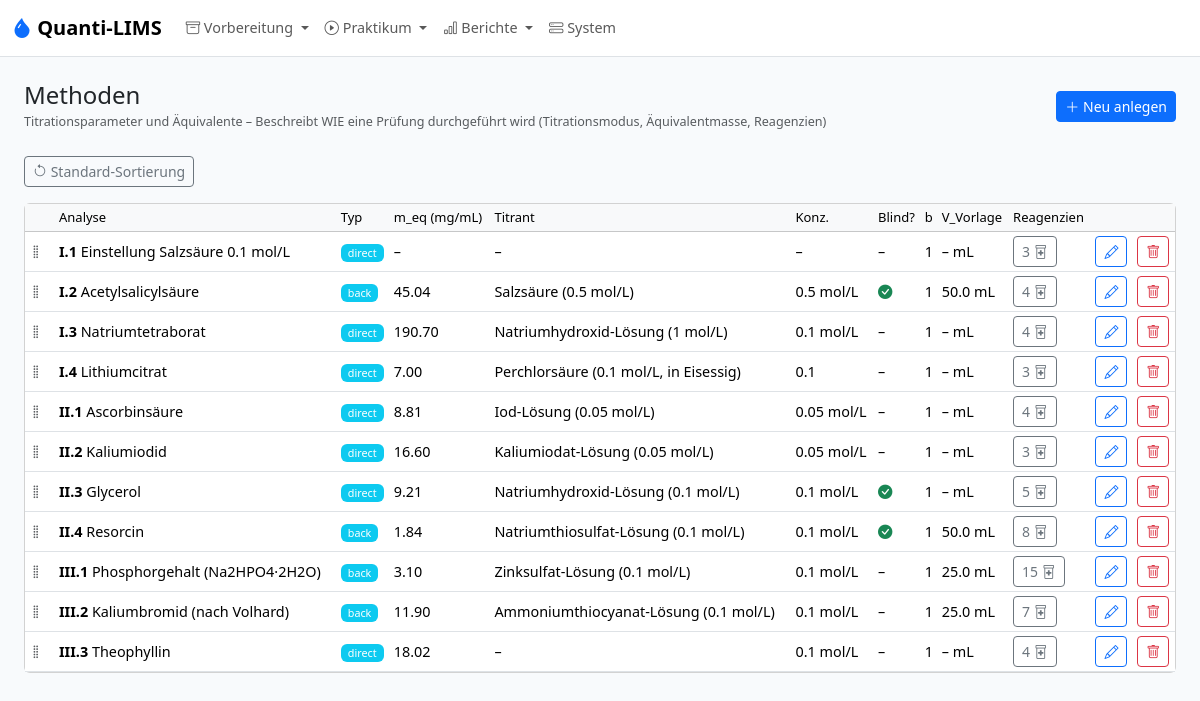
The page /admin/methods on the database as committed earlier.
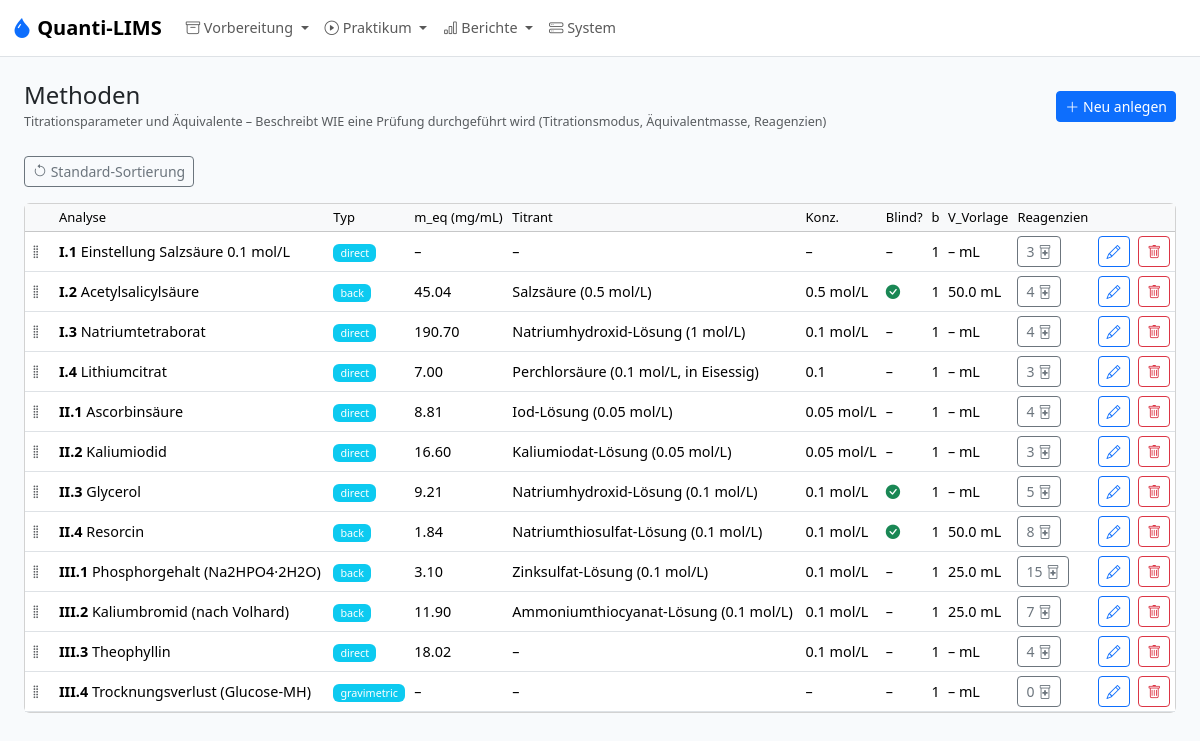
The same page on the database as committed later.
### models.py (models this page shows, shortened)
class Method(db.Model):
    __tablename__ = "method"
    id = db.Column(db.Integer, primary_key=True)
    analysis_id = db.Column(db.Integer, db.ForeignKey("analysis.id"), nullable=False)
    method_type = db.Column(db.String(30), nullable=False)  # direct, back, gravimetric, ...
    m_eq_mg = db.Column(db.Float)
    titrant_name = db.Column(db.String(200))
    titrant_concentration = db.Column(db.String(50))
    c_titrant_mol_l = db.Column(db.Float)      # Numeric concentration of titrant (mol/L)
    n_eq_titrant = db.Column(db.Float)          # Equivalents of titrant per mol analyte (direct) or per mol Vorlage (back)
    c_vorlage_mol_l = db.Column(db.Float)       # Concentration of Vorlage reagent (back-titration only)
    n_eq_vorlage = db.Column(db.Float)          # Equivalents of Vorlage consumed per mol analyte (back-titration only)
    blind_required = db.Column(db.Boolean, nullable=False, default=False)
    b_blind_determinations = db.Column(db.Integer, nullable=False, default=1)
    v_vorlage_ml = db.Column(db.Float)
    v_solution_ml = db.Column(db.Float)       # Total volume substance is dissolved to (e.g. 100.0 mL)
    v_aliquot_ml = db.Column(db.Float)        # Aliquot volume taken for each titration (e.g. 20.0 mL)
    aliquot_enabled = db.Column(db.Boolean, nullable=True, default=None)
    primary_standard_id = db.Column(db.Integer, db.ForeignKey("reagent.id"))
    m_eq_primary_mg = db.Column(db.Float)
    m_eq_primary_mg_override = db.Column(db.Boolean, nullable=False, default=False)  # True → use stored value; False → auto-calculate from c_Titrant × MW_PS / z
    e_ab_ps_g = db.Column(db.Float)          # Arzneibuch-Einwaage Primärstandard (g) – per method, not per reagent
    c_stock_mol_l = db.Column(db.Float)      # Stammkonzentration (mol/L), z.B. 1.0 für 1M HCl
    v_dilution_ml = db.Column(db.Float)      # Verdünnungsvolumen (mL), z.B. 100.0
    p_hydrate_min_pct = db.Column(db.Float)   # For loss_on_drying: min. declared hydrate content in mixture (%)
    description = db.Column(db.Text)
    position = db.Column(db.Integer, nullable=False, default=0)
    analysis = db.relationship("Analysis", back_populates="method")
    primary_standard = db.relationship("Reagent", foreign_keys=[primary_standard_id], back_populates="primary_standard_methods")
    reagent_usages = db.relationship("MethodReagent", back_populates="method")
    @property
    def titrant_reagent_usage(self) -> MethodReagent | None:
        return next((usage for usage in self.reagent_usages if usage.is_titrant), None)
    @property
    def derived_titrant_name(self) -> str | None:
        usage = self.titrant_reagent_usage
        if usage and usage.reagent:
            return usage.reagent.name
        return self.titrant_name

class Analysis(db.Model):
    __tablename__ = "analysis"
    id = db.Column(db.Integer, primary_key=True)
    block_id = db.Column(db.Integer, db.ForeignKey("block.id"), nullable=False)
    code = db.Column(db.String(10), unique=True, nullable=False)
    ordinal = db.Column(db.Integer, nullable=False)
    name = db.Column(db.String(200), nullable=False)
    substance_id = db.Column(db.Integer, db.ForeignKey("substance.id"), nullable=False)
    k_determinations = db.Column(db.Integer, nullable=False, default=3)
    result_unit = db.Column(db.String(20), nullable=False, default="%")
    result_label = db.Column(db.String(50), nullable=False, default="Gehalt")
    calculation_mode = db.Column(db.String(50), nullable=False, default=MODE_ASSAY_MASS_BASED)
    e_ab_g = db.Column(db.Float)
    g_ab_min_pct = db.Column(db.Float)
    g_ab_max_pct = db.Column(db.Float)
    source_reference = db.Column(db.String(255))
    tolerance_override_min_pct = db.Column(db.Float)
    tolerance_override_max_pct = db.Column(db.Float)
    notes = db.Column(db.Text)
    m_einwaage_min_mg = db.Column(db.Float, nullable=True)  # Min TA weighing mass (mass_determination mode, mg)
    m_einwaage_max_mg = db.Column(db.Float, nullable=True)  # Max TA weighing mass (mass_determination mode, mg)
    reported_molar_mass_gmol = db.Column(db.Float, nullable=True)
    reported_stoichiometry = db.Column(db.Float, nullable=True)
    n_crystal_water = db.Column(db.Integer, nullable=True)  # For loss_on_drying mode
    block = db.relationship("Block", back_populates="analyses")
    substance = db.relationship("Substance", back_populates="analyses")
    method = db.relationship("Method", back_populates="analysis", uselist=False)
    batches = db.relationship("SampleBatch", back_populates="analysis")

class MethodReagent(db.Model):
    __tablename__ = "method_reagent"
    id = db.Column(db.Integer, primary_key=True)
    method_id = db.Column(db.Integer, db.ForeignKey("method.id"), nullable=False)
    reagent_id = db.Column(db.Integer, db.ForeignKey("reagent.id"), nullable=False)
    amount_per_determination = db.Column(db.Float, nullable=False)
    amount_per_blind = db.Column(db.Float, nullable=False, default=0)
    amount_unit = db.Column(UNIT_ENUM, nullable=False, default="mL")
    is_titrant = db.Column(db.Boolean, nullable=False, default=False)
    step_description = db.Column(db.Text)
    notes = db.Column(db.Text)
    method = db.relationship("Method", back_populates="reagent_usages")
    reagent = db.relationship("Reagent", back_populates="method_usages")

class Reagent(db.Model):
    __tablename__ = "reagent"
    id = db.Column(db.Integer, primary_key=True)
    name = db.Column(db.String(200), unique=True, nullable=False)
    abbreviation = db.Column(db.String(50))
    is_composite = db.Column(db.Boolean, nullable=False, default=False)
    is_primary_standard = db.Column(db.Boolean, nullable=False, default=False)
    formula = db.Column(db.String(100))
    molar_mass_gmol = db.Column(db.Float)
    e_ab_g = db.Column(db.Float)
    base_unit = db.Column(UNIT_ENUM, nullable=False, default="mL")
    cas_number = db.Column(db.String(30))
    density_g_ml = db.Column(db.Float)
    hazard_symbols = db.Column(db.String(100))
    storage_info = db.Column(db.String(200))
    notes = db.Column(db.Text)
    position = db.Column(db.Integer, nullable=False, default=0)
    components = db.relationship(
        "ReagentComponent",
        foreign_keys="ReagentComponent.parent_reagent_id",
        back_populates="parent",
    )
    method_usages = db.relationship("MethodReagent", back_populates="reagent")
    primary_standard_methods = db.relationship("Method", back_populates="primary_standard")

### app.py (the view)
    @app.route("/admin/methods")
    def admin_methods():
        items = Method.query.join(Analysis).order_by(Method.position, Analysis.ordinal).all()
        return render_template("admin/methods.html", items=items)

### templates/admin/methods.html (shortened to what this page needs)
{% extends "base.html" %}
{% from "macros.html" import page_header, delete_btn %}
{% block content %}
{{ page_header("Methoden", "Titrationsparameter und Äquivalente – Beschreibt WIE eine Prüfung durchgeführt wird (Titrationsmodus, Äquivalentmasse, Reagenzien)", url_for('admin_method_form')) }}
<div class="mb-3">
  <button class="btn btn-outline-secondary btn-sm" id="reset-order-btn" title="Sortierung zurücksetzen (nach Analyse)"><i class="bi bi-arrow-counterclockwise"></i> Standard-Sortierung</button>
</div>
<div class="card"><div class="table-responsive">
<table class="table table-sm table-hover mb-0 align-middle">
<thead class="table-light"><tr><th style="width:30px"></th><th>Analyse</th><th>Typ</th><th>m_eq (mg/mL)</th><th>Titrant</th><th>Konz.</th><th>Blind?</th><th>b</th><th>V_Vorlage</th><th>Reagenzien</th><th></th><th></th></tr></thead>
<tbody id="method-sortable">
{% for m in items %}
<tr data-id="{{ m.id }}">
  <td class="drag-handle" style="cursor:grab"><i class="bi bi-grip-vertical text-body-secondary"></i></td>
  <td><strong>{{ m.analysis.code }}</strong> {{ m.analysis.name }}</td>
  <td><span class="badge bg-info">{{ m.method_type }}</span></td>
  <td>{{ m.m_eq_mg|fmt(2) }}</td>
  <td>{{ m.derived_titrant_name or '–' }}</td>
  <td>{{ m.titrant_concentration or '–' }}</td>
  <td>{% if m.blind_required %}<i class="bi bi-check-circle-fill text-success"></i>{% else %}–{% endif %}</td>
  <td>{{ m.b_blind_determinations }}</td>
  <td>{{ m.v_vorlage_ml|fmt(1) if m.v_vorlage_ml else '–' }} mL</td>
  <td><a href="{{ url_for('admin_method_reagents', method_id=m.id) }}" class="btn btn-outline-secondary btn-sm">{{ m.reagent_usages|length }} <i class="bi bi-prescription2"></i></a></td>
  <td><a href="{{ url_for('admin_method_form', id=m.id) }}" class="btn btn-outline-primary btn-sm"><i class="bi bi-pencil"></i></a></td>
  <td>{{ delete_btn(url_for('admin_method_delete', id=m.id)) }}</td>
</tr>
{% endfor %}
</tbody></table></div></div>
{% endblock %}

### templates/base.html (shortened to what this page needs)
<!DOCTYPE html>
<html lang="de" data-bs-theme="light">
<head>
  <link href="https://cdn.jsdelivr.net/npm/bootstrap@5.3.3/dist/css/bootstrap.min.css" rel="stylesheet">
  <link href="https://cdn.jsdelivr.net/npm/bootstrap-icons@1.11.3/font/bootstrap-icons.min.css" rel="stylesheet">
  <link href="{{ url_for('static', filename='style.css') }}" rel="stylesheet">
  <link rel="stylesheet" href="https://cdn.jsdelivr.net/npm/flatpickr/dist/flatpickr.min.css">
</head>
<body>
  <nav class="navbar navbar-expand-lg border-bottom">
    <div class="container-fluid">
      <a class="navbar-brand fw-bold" href="{{ url_for('dashboard') }}">
        <i class="bi bi-droplet-fill text-primary"></i> Quanti-LIMS
      </a>
      <div class="collapse navbar-collapse" id="nav">
        <ul class="navbar-nav me-auto">
          <li class="nav-item dropdown">
            <a class="nav-link dropdown-toggle" href="#" data-bs-toggle="dropdown" role="button" aria-expanded="false">
              <i class="bi bi-archive" aria-hidden="true"></i> Vorbereitung
            </a>
          </li>
          <li class="nav-item dropdown">
            <a class="nav-link dropdown-toggle" href="#" data-bs-toggle="dropdown" role="button" aria-expanded="false">
              <i class="bi bi-play-circle" aria-hidden="true"></i> Praktikum
            </a>
          </li>
          <li class="nav-item dropdown">
            <a class="nav-link dropdown-toggle" href="#" data-bs-toggle="dropdown" role="button" aria-expanded="false">
              <i class="bi bi-bar-chart" aria-hidden="true"></i> Berichte
            </a>
          </li>
          <li class="nav-item">
            <a class="nav-link" href="{{ url_for('admin_system') }}">
              <i class="bi bi-hdd-stack" aria-hidden="true"></i> System
            </a>
          </li>
        </ul>
      </div>
    </div>
  </nav>
  <main class="container-fluid py-4 px-4">
    {% block content %}{% endblock %}
  </main>
</body>
</html>

### templates/macros.html (shortened to what this page needs)
{% macro page_header(title, subtitle="", new_url="", new_label="Neu anlegen") %}
<div class="d-flex justify-content-between align-items-center mb-4">
  <div>
    <h4 class="mb-0">{{ title }}</h4>
    {% if subtitle %}<small class="text-body-secondary">{{ subtitle }}</small>{% endif %}
  </div>
  {% if new_url %}
  <a href="{{ new_url }}" class="btn btn-primary btn-sm"><i class="bi bi-plus-lg"></i> {{ new_label }}</a>
  {% endif %}
</div>
{% endmacro %}
{% macro delete_btn(url) %}
<form method="POST" action="{{ url }}" class="d-inline" onsubmit="return confirm('Wirklich löschen?')">
  <button type="submit" class="btn btn-outline-danger btn-sm"><i class="bi bi-trash"></i></button>
</form>
{% endmacro %}

### static/style.css (style rules this page uses)
:root { --ql-primary: #2563eb; --ql-bg: #f8fafc; }
body { background: var(--ql-bg); font-size: 0.9rem; }
.navbar { background: #fff; }
.navbar-brand i { color: var(--ql-primary); }
.badge { font-weight: 500; }
.table th { font-weight: 500; font-size: 0.8125rem; white-space: nowrap; }
.table td { vertical-align: middle; }
.drag-handle { cursor: grab; user-select: none; }

Rows that differ between the two databases and show on the page:
added Method: analysis.code "III.4", analysis.name "Trocknungsverlust (Glucose-MH)", method_type "gravimetric", m_eq_mg|fmt "–", titrant_name "–", titrant_concentration "–", b_blind_determinations "1", v_vorlage_ml|fmt "–", reagent_usages|length "0"
